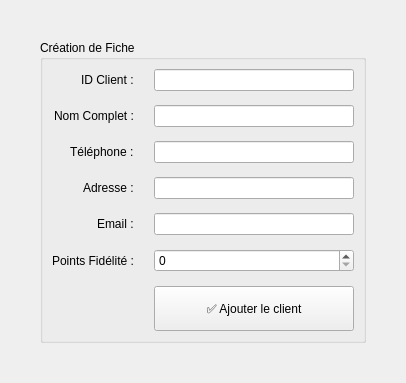
          <widget class="QWidget" name="tab_client_add">
           <attribute name="title">
            <string>➕ Nouveau Client</string>
           </attribute>
           <layout class="QVBoxLayout" name="vl_client_add">
            <property name="margin" stdset="0">
             <number>40</number>
            </property>
            <item>
             <widget class="QGroupBox" name="gb_client_add">
              <property name="title">
               <string>Création de Fiche</string>
              </property>
              <layout class="QFormLayout" name="fl_client_add">
               <property name="labelAlignment">
                <set>Qt::AlignmentFlag::AlignRight|Qt::AlignmentFlag::AlignTrailing|Qt::AlignmentFlag::AlignVCenter</set>
               </property>
               <property name="horizontalSpacing">
                <number>20</number>
               </property>
               <property name="verticalSpacing">
                <number>14</number>
               </property>
               <item row="0" column="0">
                <widget class="QLabel" name="label">
                 <property name="text">
                  <string>ID Client :</string>
                 </property>
                </widget>
               </item>
               <item row="0" column="1">
                <widget class="QLineEdit" name="le_client_id"/>
               </item>
               <item row="1" column="0">
                <widget class="QLabel" name="label">
                 <property name="text">
                  <string>Nom Complet :</string>
                 </property>
                </widget>
               </item>
               <item row="1" column="1">
                <widget class="QLineEdit" name="le_client_nom"/>
               </item>
               <item row="2" column="0">
                <widget class="QLabel" name="label">
                 <property name="text">
                  <string>Téléphone :</string>
                 </property>
                </widget>
               </item>
               <item row="2" column="1">
                <widget class="QLineEdit" name="le_client_tel"/>
               </item>
               <item row="3" column="0">
                <widget class="QLabel" name="label">
                 <property name="text">
                  <string>Adresse :</string>
                 </property>
                </widget>
               </item>
               <item row="3" column="1">
                <widget class="QLineEdit" name="le_client_adr"/>
               </item>
               <item row="4" column="0">
                <widget class="QLabel" name="label">
                 <property name="text">
                  <string>Email :</string>
                 </property>
                </widget>
               </item>
               <item row="4" column="1">
                <widget class="QLineEdit" name="le_client_email"/>
               </item>
               <item row="5" column="0">
                <widget class="QLabel" name="label">
                 <property name="text">
                  <string>Points Fidélité :</string>
                 </property>
                </widget>
               </item>
               <item row="5" column="1">
                <widget class="QSpinBox" name="sb_client_pts">
                 <property name="maximum">
                  <number>100000</number>
                 </property>
                </widget>
               </item>
               <item row="6" column="1">
                <widget class="QPushButton" name="btn_valider_client">
                 <property name="minimumSize">
                  <size>
                   <width>200</width>
                   <height>45</height>
                  </size>
                 </property>
                 <property name="text">
                  <string>✅ Ajouter le client</string>
                 </property>
                </widget>
               </item>
              </layout>
             </widget>
            </item>
            <item>
             <spacer>
              <property name="orientation">
               <enum>Qt::Orientation::Vertical</enum>
              </property>
              <property name="sizeHint" stdset="0">
               <size>
                <width>0</width>
                <height>0</height>
               </size>
              </property>
             </spacer>
            </item>
           </layout>
          </widget>
